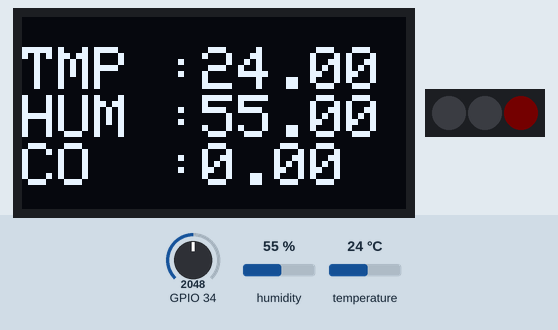
A sketch run on a simulated ESP32. Shown: 128×64 one-colour display, 3 RGB LEDs in strip order, left to right. Inputs (shaded band) come from the test bench; at power-on: GPIO 34 = 2048, humidity 55 %, temperature 24 °C. Dim RGB values are drawn brighter than linear; what the sketch prints to the serial monitor is not drawn.

Above: at 5.7 s.
5.8 s: GPIO 34 set to 491
11.6 s: humidity set to 22 %
At 17.2 s:
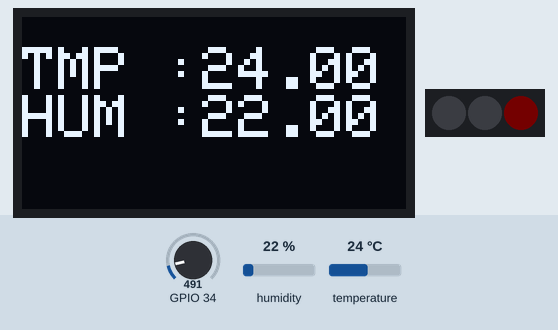
17.4 s: temperature set to 12 °C
At 21.3 s:
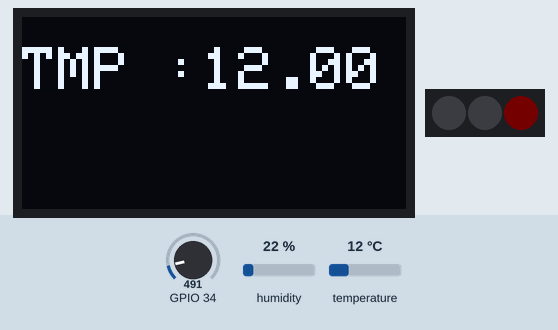
23.2 s: GPIO 34 set to 0
At 27.7 s:
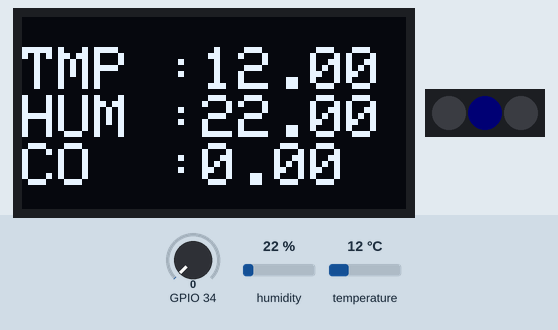
29.0 s: humidity set to 40 %
At 34.6 s:
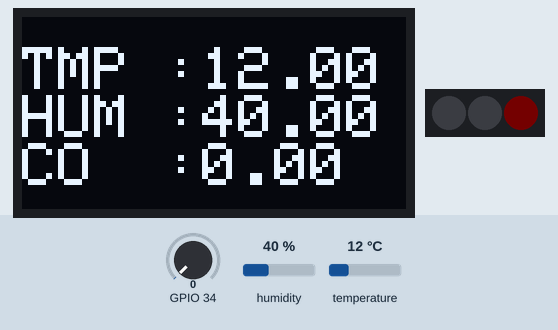
34.8 s: temperature set to 19 °C
At 40.5 s:
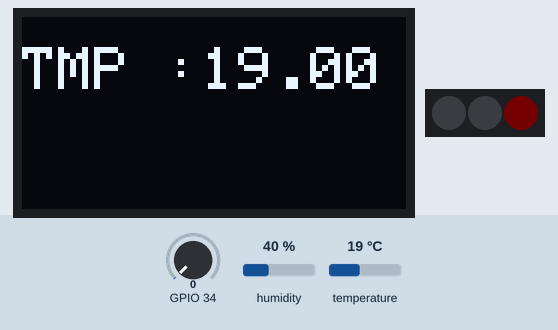
Timing chart, 0 to 42.6 s (numbered marks = the images above; inputs shaded):
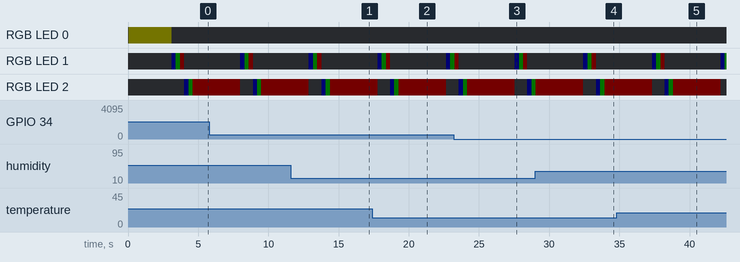

The sketch:

sample1.ino
```cpp
#include <DHTesp.h>
//temp
#define WORK_PIN 13
//display
#include <SPI.h>
#include <Wire.h>
#include <Adafruit_GFX.h>
#include <Adafruit_SSD1306.h>

//rgb
#include <Adafruit_NeoPixel.h>
#define PIN 15
#define NUM 3
Adafruit_NeoPixel pixels = Adafruit_NeoPixel(NUM, PIN, NEO_GRB + NEO_KHZ800);

//temp
DHTesp dht;

//display
/*
   SCL GPIO 22
  SDA GPIO 21
*/
#define SCREEN_WIDTH 128 // OLED display width, in pixels
#define SCREEN_HEIGHT 64 // OLED display height, in pixels
// Declaration for an SSD1306 display connected to I2C (SDA, SCL pins)
#define OLED_RESET     -1 // Reset pin # (or -1 if sharing Arduino reset pin)
Adafruit_SSD1306 display(SCREEN_WIDTH, SCREEN_HEIGHT, &Wire, OLED_RESET);


float humidity ;
float temperature;
float coLevel;

void setup() {
  Serial.begin(115200);
  dht.setup(WORK_PIN, DHTesp::DHT22);

  //mq7
  //pinMode(34, INPUT);


  // SSD1306_SWITCHCAPVCC = generate display voltage from 3.3V internally
  if (!display.begin(SSD1306_SWITCHCAPVCC, 0x3C)) {
    Serial.println(F("SSD1306 allocation failed"));
    for (;;); // Don't proceed, loop forever
  }

  pixels.begin();
  pixels.setPixelColor(0, pixels.Color(255, 255, 0));
  pixels.setBrightness(1);
  pixels.show();
  pixels.clear();
}

void loop() {
  dhtSensor();
  testDisplay(temperature, humidity, coLevel);
  startuptest();
  readMQ7();
  // put your main code here, to run repeatedly:

}

void dhtSensor() {
  humidity = dht.getHumidity();
  temperature = dht.getTemperature();
  serialLogging("HUM: " + String(humidity, 2));
  serialLogging("TMP: " + String(temperature, 2));
  delay(1000);
}

void testDisplay(float temp, float hum, float co) {

  display.clearDisplay();
  display.setTextSize(2);
  display.setTextColor(WHITE);
  display.setCursor(0, 10);
  // Display static text
  display.println("TMP :" + String(temp, 2));
  display.display();
  delay(1000);
  display.println("HUM :" + String(hum, 2));
  display.display();
  delay(1000);
  display.println("CO  :" + String(co, 2));
  display.display();
  display.clearDisplay();

}

void startuptest()  {
  /*


    red: (255, 0, 0)
    green: (0, 255, 0)
    blue: (0, 0, 255)
    cyan: (0, 255, 255)
    purple: (255, 0, 255)
    yellow: (255, 255, 0)
    white: (255, 255, 255)
    black (off): (0, 0, 0)

  */

  for (int i = 1; i < NUM; i++)
  {
    pixels.clear();
    pixels.setPixelColor(i, pixels.Color(0, 0, 255));
    pixels.show();
    delay(300);
    pixels.clear();
    pixels.setPixelColor(i, pixels.Color(0, 255, 0));
    pixels.show();
    delay(300);
    pixels.clear();
    pixels.setPixelColor(i, pixels.Color(255, 0, 0));
    pixels.show();
    delay(300);
    pixels.clear();
  }


}

void readMQ7() {

  float coefficient_A = 19.32;
  float coefficient_B = -0.64;
  float v_in = 3.3; //sensor power volt
  float ppm = 0.0;

  //get ratio
  int value = analogRead(34);
  float v_out = value * (v_in / 1023.0);
  float ratio = (v_in - v_out) / v_out;

  ppm = coefficient_A * pow(ratio, coefficient_B);
  coLevel = ppm;

  serialLogging("CO :" + String(coLevel, 2));


}

void serialLogging(String msg) {

  //for handle logging

  if (true) {
    Serial.println(msg);
  }
}
```

Measured:
- what the display in image 2 shows lasts 1.0 s, from 20.6 s to 21.6 s
